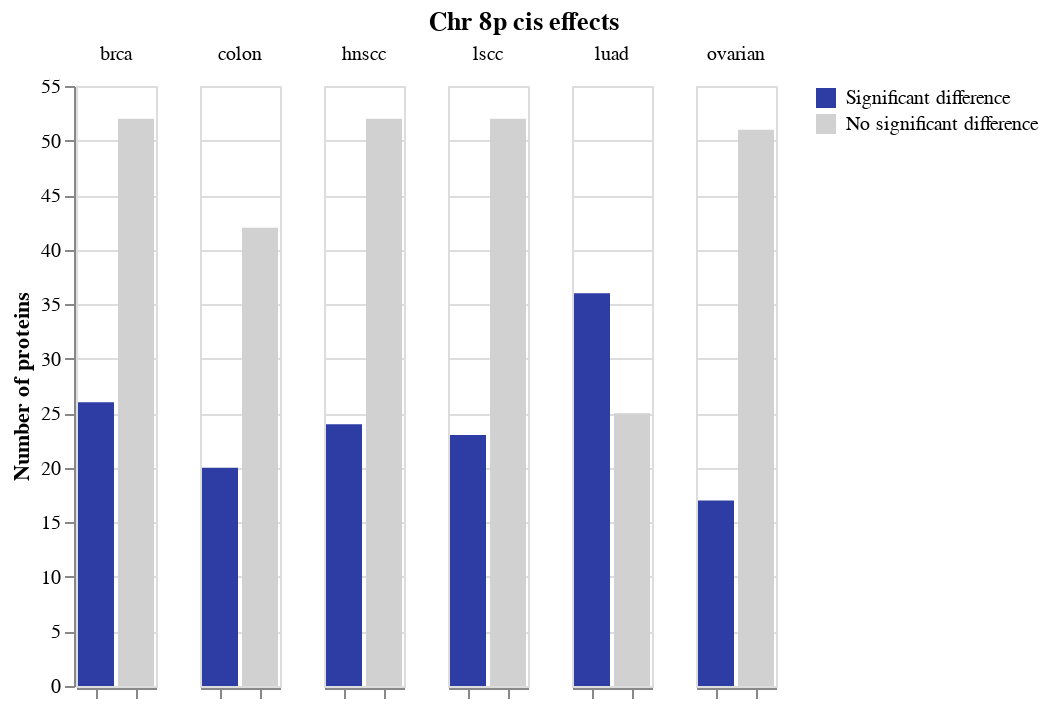

The notebook cell this image was saved under:
### Markdown cell above
## Make Plots

### Code cell
alt.Chart(counts).mark_bar().encode(
    x=alt.X(
        "count_type",
        axis=alt.Axis(
            title=None,
            labels=False
        ),
        sort=["Significant difference"]
    ),
    y=alt.Y(
        "protein",
        axis=alt.Axis(
            title="Number of proteins"
        )
    ),
    color=alt.Color(
        "count_type",
        title=None,
        sort=["Significant difference"],
        scale=alt.Scale(
            domain=["Significant difference", "No significant difference"],
            range=["#2d3da4", "#d1d1d1"]
        )
    )
).facet(
    column=alt.Column(
        "cancer_type",
        title=None
    )
).properties(
    title=f"Chr {CHROMOSOME}{ARM} {TRANS_OR_CIS} effects"
).configure_title(
    anchor="middle"
)

### Figure 1 — Vega-Lite specification as saved in the notebook (floating-point values rounded to 4 significant figures)
{"config": {"view": {"continuousWidth": 400, "continuousHeight": 300}, "title": {"anchor": "middle"}}, "data": {"name": "data-19e5ebfe0ca6a5d8a1963b2551ad2c5f"}, "facet": {"column": {"type": "nominal", "field": "cancer_type", "title": null}}, "spec": {"mark": "bar", "encoding": {"color": {"type": "nominal", "field": "count_type", "scale": {"domain": ["Significant difference", "No significant difference"], "range": ["#2d3da4", "#d1d1d1"]}, "sort": ["Significant difference"], "title": null}, "x": {"type": "nominal", "axis": {"labels": false, "title": null}, "field": "count_type", "sort": ["Significant difference"]}, "y": {"type": "quantitative", "axis": {"title": "Number of proteins"}, "field": "protein"}}}, "title": "Chr 8p cis effects", "$schema": "https://vega.github.io/schema/vega-lite/v4.8.1.json", "datasets": {"data-19e5ebfe0ca6a5d8a1963b2551ad2c5f": [{"cancer_type": "brca", "count_type": "Significant difference", "protein": 26}, {"cancer_type": "brca", "count_type": "No significant difference", "protein": 52}, {"cancer_type": "colon", "count_type": "Significant difference", "protein": 20}, {"cancer_type": "colon", "count_type": "No significant difference", "protein": 42}, {"cancer_type": "hnscc", "count_type": "Significant difference", "protein": 24}, {"cancer_type": "hnscc", "count_type": "No significant difference", "protein": 52}, {"cancer_type": "lscc", "count_type": "Significant difference", "protein": 23}, {"cancer_type": "lscc", "count_type": "No significant difference", "protein": 52}, {"cancer_type": "luad", "count_type": "Significant difference", "protein": 36}, {"cancer_type": "luad", "count_type": "No significant difference", "protein": 25}, {"cancer_type": "ovarian", "count_type": "Significant difference", "protein": 17}, {"cancer_type": "ovarian", "count_type": "No significant difference", "protein": 51}]}}
